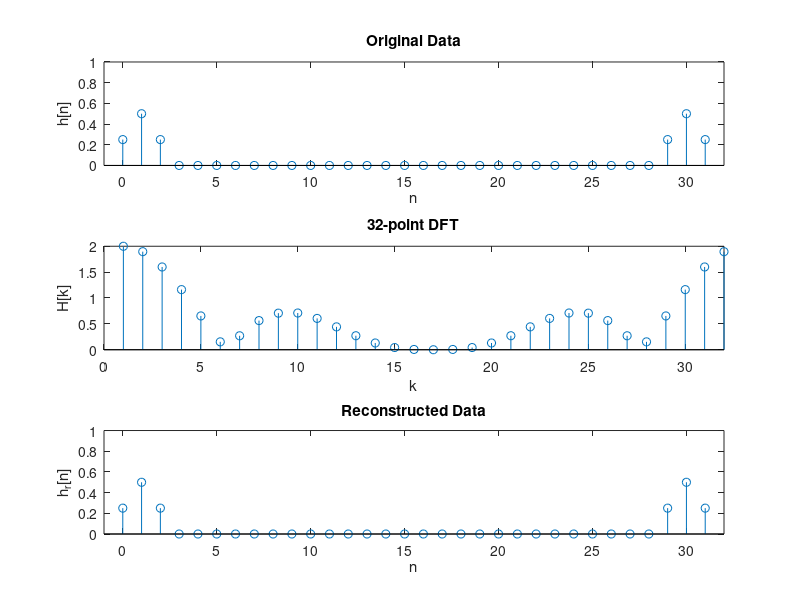

MATLAB code for this plot:
clc; clear;

point = 32;

M = 1:point;        % 32개의 인덱스를 나타냄
w = 2*pi/point;     % wk = w / N
h = [1/4,1/2,1/4, zeros(1,point-6), 1/4,1/2,1/4]; % orginal data
H = zeros(point);                    % dft 변환 값
h_r = zeros(point);                  % idft 변환 값

for k = M
    for row = M
        H(k) = H(k) + h(row)*exp(-1i*w*(k-1)*(row-1));
    end
end

for k = M
    for row = M
        h_r(k) = h_r(k) + H(row)*exp(1i*w*(k-1)*(row-1));
    end
    h_r(k) = h_r(k)/point;
end

subplot(3,1,1)
stem(M-1,h(M))
xlabel('n')
ylabel('h[n]')
axis([-1 point 0 1])
title('Original Data')

subplot(3,1,2)
stem(abs(H(M)))
xlabel('k')
ylabel('H[k]')
axis([0 32 0 2])
title([num2str(point), '-point DFT'])

subplot(3,1,3)
stem(M-1,h_r(M))
xlabel('n')
ylabel('h_r[n]')
axis([-1 point 0 1])
title('Reconstructed Data')


